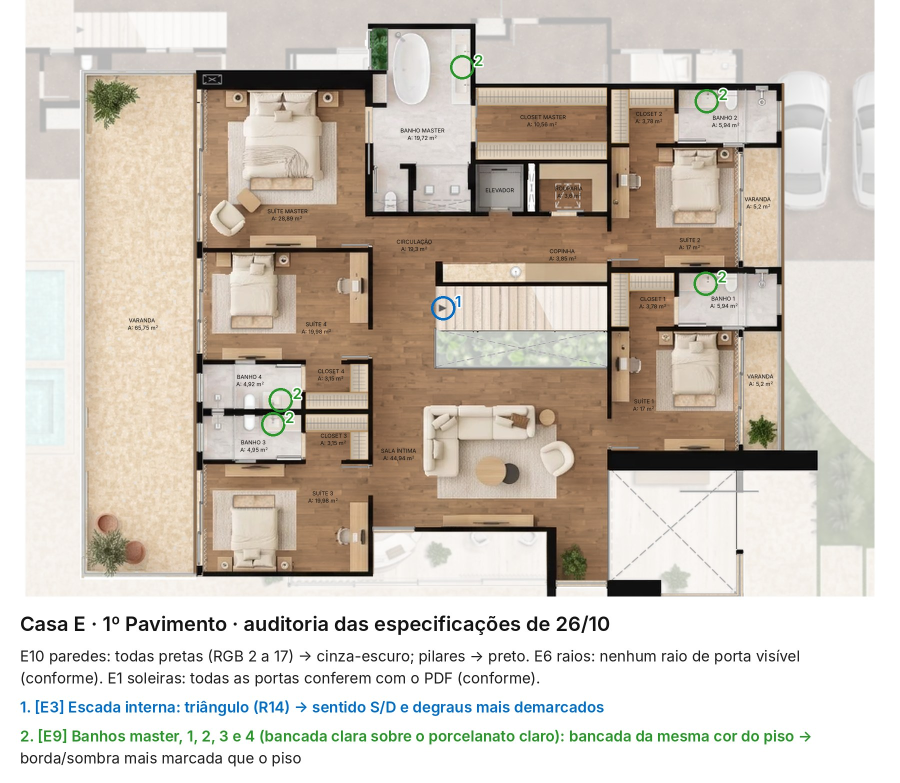
#> input picture projetos/POE642_CasaE/renders/POE642_CasaE_PH_1Pavimento_auditoria_2610.jpg, 1800 x 1565 px, given in place of POE642_CasaA_PH_Subsolo_final_rotulos.png, which was not available (shown at 1/2 size)
$ python porta_deposito_subsolo_1911.py
#> lines starting #> are read from the running program, lines starting #| are printed output that depends on the picture; after the words box and inside, x2 and y2 are one past the last pixel; in counts of white or black regions, pixels touching at a corner belong together
### projetos/POE642_CasaA/scripts/vidros_claros_1911.py
"""As esquadrias das Casas B e C Térreo no padrão das outras casas (19/11, conferência planta a planta).

Usuário: "garanta que as esquadrias tenham contorno fino preto. já os vidros e boxes, devem ser claros" e, sobre o
contorno: "é só para contornar a folha de vidro ... é só uma linha fina, não é para criar uma borda grossa". Na B Térreo
(o contorno preto marcado de 13/11) o vidro era um fio claro entre dois traços pretos e no 12K virou barra preta; na C
Térreo o caixilho era claro e o vidro preto. O usuário aprovou passar as duas para o padrão ("Sim").

Cada esquadria (as peças brancas finas do PDF, `esquadrias_pretas_1911.dados`, agrupadas) é redesenhada: a forma é a
união das peças com as frestas de até 3 px fechadas; dentro, o perfil cinza claro (1 px; 0,5 px nas peças finas) e o
vidro claro; o preto antigo em volta (lum < 60, até 3 px da forma) sai (inpaint pelo entorno); por fora, a linha preta
fina (0,5 px na final; no máximo `TRACO_12K` px no 12K). Nos 12K A e B o mesmo, pelo registro local de cada esquadria.
As folhas de madeira (tom de madeira dentro das peças) ficam como estão.

  python3 vidros_claros_1911.py B_Terreo [--sem12k] [--so i,j,...]
"""
import argparse
import contextlib
import io
import json
import sys
from pathlib import Path

import cv2
import numpy as np
from PIL import Image

Image.MAX_IMAGE_PIXELS = None
AQUI = Path(__file__).resolve().parent
sys.path.insert(0, str(AQUI))
import esquadrias_pretas_1911 as EP  # noqa: E402

PROJ = EP.PROJ
PERFIL = (186, 184, 180)          # BGR: o perfil cinza claro do caixilho
VIDRO = (225, 221, 214)           # BGR: o vidro claro (o mesmo tom das janelas das Casas A e D)
LINHA = EP.Q_["perfil"]           # (34, 34, 36): a linha fina de fora
FRESTA_PX = 3.0                   # frestas entre peças do mesmo grupo fechadas até isto (px da final)
LIMPA_PX = 3.0                    # o preto antigo sai até esta distância da forma (px da final)
FORA = {                          # o que não é janela e fica como está (px da final)
    "B_Terreo": [(1725, 630, 1830, 700)],          # os batentes da porta do elevador
    "C_Terreo": [(1740, 815, 1800, 905)],           # os batentes da porta do elevador
}


# [11 lines left out: function madeira, not called in this run]


def redesenhar(img, g, escala=1.0, origem=(0.0, 0.0), traco=0.5, inpaint=True):
    """A esquadria `g` (peças em px da final) redesenhada em `img` (BGR, grade = (px da final - origem) * escala)."""
    x0, y0, x1, y1 = EP.caixa(g)
    m = int(np.ceil((LIMPA_PX + 2) * escala)) + 2
    P = lambda v, o: (v - o) * escala
    X0, Y0 = max(int(P(x0, origem[0])) - m, 0), max(int(P(y0, origem[1])) - m, 0)
    X1, Y1 = min(int(np.ceil(P(x1, origem[0]))) + m, img.shape[1]), min(int(np.ceil(P(y1, origem[1]))) + m, img.shape[0])
    if X1 <= X0 or Y1 <= Y0:
        return img
    ss = 4 if escala <= 1.5 else 2
    H, W = (Y1 - Y0) * ss, (X1 - X0) * ss
    S = np.zeros((H, W), np.uint8)
    for e in g:
        a = (int(round((P(e[0], origem[0]) - X0) * ss)), int(round((P(e[1], origem[1]) - Y0) * ss)))
        b = (int(round((P(e[2], origem[0]) - X0) * ss)) - 1, int(round((P(e[3], origem[1]) - Y0) * ss)) - 1)
        cv2.rectangle(S, a, b, 255, -1)
    k = max(1, int(round(FRESTA_PX * escala * ss)))
    S = cv2.morphologyEx(S, cv2.MORPH_CLOSE, cv2.getStructuringElement(cv2.MORPH_RECT, (k | 1, k | 1)))
    esp = min(x1 - x0, y1 - y0)
    fw = max(1, int(round((1.0 if esp >= 4 else 0.5) * escala * ss)))
    dentro = cv2.erode(S, cv2.getStructuringElement(cv2.MORPH_RECT, (2 * fw + 1, 2 * fw + 1)))
    tb = max(1, int(round(traco * escala * ss)))
    banda = cv2.dilate(S, cv2.getStructuringElement(cv2.MORPH_RECT, (2 * tb + 1, 2 * tb + 1))) & ~S
    kl = max(1, int(round(LIMPA_PX * escala * ss)))
    perto = cv2.dilate(S, cv2.getStructuringElement(cv2.MORPH_RECT, (2 * kl + 1, 2 * kl + 1)))

    def red(x):
        return cv2.resize(x.astype(np.float32) / 255, (X1 - X0, Y1 - Y0), interpolation=cv2.INTER_AREA)
    cS, cIn, cB, cP = red(S), red(dentro), red(banda), red(perto)
    reg = img[Y0:Y1, X0:X1].copy()
    if inpaint:
        lum = reg.astype(np.float32).mean(2)
        preto = ((lum < 60) & (cP > 0.3) & (cS < 0.5)).astype(np.uint8)
        if preto.any():
            preto = cv2.dilate(preto, np.ones((3, 3), np.uint8))
            reg = cv2.inpaint(reg, preto, max(2, int(round(1.5 * escala))), cv2.INPAINT_TELEA)
    out = reg.astype(np.float32)
    cF = np.clip(cS - cIn, 0, 1)
    out = out * (1 - cS[..., None]) + np.float32(PERFIL) * cF[..., None] + np.float32(VIDRO) * cIn[..., None]
    a = np.clip(cB * EP.Q_["forca"], 0, 1)[..., None]
    out = out * (1 - a) + np.float32(LINHA) * a
    img[Y0:Y1, X0:X1] = np.clip(np.round(out), 0, 255).astype(np.uint8)
    return img


# [109 lines left out: functions grupos, forma, doze_k, aplicar, not called in this run]


# [7 lines that do not run on import are left out]

### projetos/POE642_CasaA/scripts/esquadrias_pretas_1911.py
"""As esquadrias com o contorno fino preto em todas as plantas; os vidros e os boxes claros (19/11).

Usuário: "faça uma conferência em todas as plantas e garanta que as esquadrias tenham contorno fino preto. já os vidros
e boxes, devem ser claros."

O padrão é o do Térreo da Casa B (`regras_terreo_casab_1311.esquadrias`, "FAÇA APENAS O CONTORNO DA ESQUADRIA EM
PRETO"): o traço de 0,5 px no cinza quase preto (34, 34, 36), só o contorno, com o vidro claro por dentro. Aqui ele vale
para as 12 plantas, pelas peças do PDF de cada uma:
- as esquadrias: as peças brancas finas da ARQ_PAREDE (até `esp_max_pt` de espessura: os vidros, as folhas e os
  caixilhos das janelas e das portas de vidro), agrupadas por vizinhança; o grupo entra se uma das pontas encosta na
  parede do PDF (o vão de uma parede: fica de fora o que não é esquadria, como guarda-corpos soltos e bordas);
- o contorno de cada peça (o retângulo dela) é pintado onde a final mostra o vidro, o alumínio ou o fio cinza claro
  (neutros claros), fora a parede; a madeira das portas, o bronze dos brises e os pisos coloridos não mudam;
- ficam de fora: os vãos das portas dos quartos (o padrão de 14/11, a madeira por fora e o vidro claro com o fio cinza,
  `esquadrias_quartos.vaos_pdf`), as folhas de vidro das varandas da Casa B (`pedidos_terreo_casab_1211.FOLHAS_TB`), a
  água das piscinas e o que já está preto;
- os boxes ficam no vidro claro (estão na camada das louças, não entram) e os vidros não escurecem (só o contorno).
No 12K A e B de cada planta, o mesmo contorno nítido, na escala dele (`doze_k.json` refinado por ECC, como em
`piscinas_sobrias_1911.registro_12k`), onde a final o aceitou.

  python3 esquadrias_pretas_1911.py --auditar           # a conta por planta, sem gravar
  python3 esquadrias_pretas_1911.py --antes_depois A_Terreo
  python3 esquadrias_pretas_1911.py [planta ...]        # grava finais e 12K
"""
import argparse
import contextlib
import io
import json
import subprocess
import sys
from pathlib import Path

import cv2
import numpy as np
from PIL import Image

Image.MAX_IMAGE_PIXELS = None
AQUI = Path(__file__).resolve().parent
PROJ = AQUI.parents[1]
sys.path.insert(0, str(AQUI))

ANTES = "247b659"          # o último commit antes desta rodada
R = "renders"
PLANTAS = {
    "A_Subsolo": ["POE642_CasaA/renders/POE642_CasaA_PH_Subsolo_final_rotulos.png",
                  "POE642_CasaA/renders/POE642_CasaA_PH_Subsolo_final_rotulos_manuscrita.png"],
    "A_Terreo": ["POE642_CasaA/renders/POE642_CasaA_PH_Terreo_final_rotulos.png"],
    "A_1Pavimento": ["POE642_CasaA/renders/POE642_CasaA_PH_1Pavimento_v7_final_rotulos.png"],
    "B_Subsolo": ["POE642_CasaB/renders/POE642_CasaB_PH_Subsolo_final_rotulos.png"],
    "B_Terreo": ["POE642_CasaB/renders/POE642_CasaB_PH_Terreo_final_rotulos.png"],
    "C_Subsolo": ["POE642_CasaC/renders/POE642_CasaC_PH_Subsolo_final_rotulos.png"],
    "C_Terreo": ["POE642_CasaC/renders/POE642_CasaC_PH_Terreo_final_rotulos.png"],
    "D_Subsolo": ["POE642_CasaD/renders/POE642_CasaD_PH_Subsolo_final_rotulos.png",
                  "POE642_CasaD/renders/POE642_CasaD_PH_Subsolo_final_rotulos_B.png"],
    "D_Terreo": ["POE642_CasaD/renders/POE642_CasaD_PH_Terreo_final_rotulos.png",
                 "POE642_CasaD/renders/POE642_CasaD_PH_Terreo_final_rotulos_B.png"],
    "E_Subsolo": ["POE642_CasaE/renders/POE642_CasaE_PH_Subsolo_v1_final.png"],
    "E_Terreo": ["POE642_CasaE/renders/POE642_CasaE_PH_Terreo_v1_final.png"],
    "E_1Pavimento": ["POE642_CasaE/renders/POE642_CasaE_PH_1Pavimento_v1_final.png"],
}
Q_ = {"perfil": (34, 34, 36), "traco_px": 0.5, "ss": 8, "forca": 1.6, "esp_max_pt": 3.4, "comp_min_pt": 8.0,
      "junta_px": 2.0, "ponta_px": 4, "parede_min": 0.25, "croma_max": 20, "lum_min": 100, "agua_px": 8,
      "quarto_folga_px": 4, "grupo_min_px": 12, "caixas_claras": False}
# por planta: as zonas a deixar de fora (px da final) e o bronze aceito (a Casa E, Subsolo: as esquadrias no bronze de
# 18/11, com o contorno bronze escuro; o contorno passa a preto, o bronze fica por dentro)
ELEV_A = (2238, 1112, 2300, 1215)                     # o elevador da Casa A (mesmo lugar nos 3 pavimentos)
EXTRA = {
    "A_Subsolo": {"fora": [ELEV_A]},
    # o elevador, as linhas da bancada da churrasqueira (sem desenho na final) e o box do banho varanda
    "A_Terreo": {"fora": [ELEV_A, (1925, 1265, 2010, 1300), (1598, 1535, 1665, 1560)]},
    # o elevador, o vão com o X junto à escada e as portas das suítes no padrão (bronze por fora, vidro claro por
    # dentro: `revisao_casaa_2910.VAOS_SUITES_TA`, em pt do PDF)
    "A_1Pavimento": {"fora": [ELEV_A, (2240, 370, 2340, 430)],
                     "fora_pt": [(1385, 557, 1410, 788), (1385, 1177, 1410, 1370), (1147, 1395, 1172, 1773),
                                 (2286, 1492, 2312, 1694)]},
    "B_Subsolo": {"fora": [(1785, 630, 1835, 700),                          # o elevador
                           (1225, 605, 1300, 622),                          # a folha de madeira da porta do BH sauna
                           (1445, 380, 1515, 394)]},                        # o box do BH serviço
    # o elevador e os boxes (a ducha em T junto à sauna e o box do vestiário)
    "D_Subsolo": {"fora": [(1420, 1225, 1490, 1340), (1195, 1655, 1265, 1685), (945, 1650, 1030, 1720)]},
    "D_Terreo": {"fora": [(1420, 1225, 1485, 1335), (2046, 1538, 2057, 1602), (2449, 1210, 2518, 1221),
                          (2368, 764, 2444, 775)]},                        # o elevador
    # o bronze das esquadrias (V 139) não é madeira; as portas do elevador ficam (a cabine da biblioteca)
    "E_Subsolo": {"madeira_vmin": 150, "fora": [(1935, 780, 2085, 835)]},
    "E_Terreo": {"fora": [(1940, 790, 2065, 840),                           # o elevador
                          (2386, 832, 2449, 841), (2293, 1210, 2362, 1220), (2390, 619, 2442, 629)]},  # folhas de madeira
    # as portas das suítes nas duas fachadas (o padrão de 14/11: ripado de nogueira por fora, vidro claro por dentro)
    "E_1Pavimento": {"fora": [(1390, 580, 1425, 1480), (2470, 580, 2590, 1160), (1940, 790, 2065, 840),
                              (2348, 1031, 2417, 1042), (1553, 1115, 1617, 1126), (1747, 712, 1758, 776)]},
}
# as plantas que já estavam no padrão (o contorno preto fino de `regras_terreo_casab_1311.esquadrias`, com as exceções
# aprovadas pelo usuário): ficam como estão
JA_NO_PADRAO = ("B_Terreo", "C_Subsolo", "C_Terreo")


# [40 lines left out: functions quadro, elementos, grupos, not called in this run]


def caixa(g):
    return min(e[0] for e in g), min(e[1] for e in g), max(e[2] for e in g), max(e[3] for e in g)


def paredes_pdf(Q):
    return Q.preencher(lambda d: d.get("layer") in ("ARQ_PAREDE", "EST_PILAR") and d.get("fill")
                       and max(d["fill"]) < 0.6, ss=2) > 0.3


# [210 lines left out: functions no_vao, fora_zonas, agua, dados, alfa, aceita and 7 more, not called in this run]


def git_img(rel, rev=ANTES):
    dado = subprocess.run(["git", "show", f"{rev}:projetos/{rel}"], cwd=PROJ, capture_output=True, check=True).stdout
    return cv2.imdecode(np.frombuffer(dado, np.uint8), cv2.IMREAD_COLOR)


def registro_12k(pr, cinza12, dz, box):
    import piscinas_sobrias_1911 as PS
    return PS.registro_12k(pr, cinza12, dz, box)


# [79 lines left out: functions doze_k, folha_12k, not called in this run]


TRACO_12K = 1.8   # px do 12K: a linha fina (19/11: "é só uma linha fina, não é para criar uma borda grossa"); nos
                  # Subsolos (12K a 7-10x da final) o 0,5 px da final virava 3,5-5 px


# [110 lines left out: functions doze_k_local, antes_depois, visao, not called in this run]


# a conferência planta a planta (19/11): as esquadrias que a final desenha maiores que a peça do PDF (a moldura clara do
# render em volta do vidro) e que por isso ficaram sem o contorno; cada uma pela caixa da moldura (px da final)
EXTRAS = {
    "A_Terreo": [(1885, 359, 1946, 372),           # a janela da sala de estar, na parede de cima
                 (2268, 350, 2333, 356)],          # a janela do lavabo, sob a claraboia
    "A_1Pavimento": [(1539, 1458, 1575, 1466), (1624, 1458, 1643, 1465),   # as 2 janelas do banho master
                     (2533.5, 1126.5, 2545.5, 1174.3)],                    # a janela lateral do banho 1 (a folha, sem a soleira)
}
EXTRAS_FEITAS = {"A_Terreo": 2, "A_1Pavimento": 3}                    # quantas já foram aplicadas (rodar de novo aplica só as novas)


# o contorno que a conferência de 19/11 tirou (falsos positivos da primeira passada): (x0, y0, x1, y1) em px da final;
# a área volta à final de `ANTES` (sem o contorno), na final, nas variantes, na prancha e nos 12K A e B
DESFAZER = {
    "B_Subsolo": [(1228, 607, 1300, 621),       # a folha de madeira da porta do BH sauna (aberta, junto à parede)
                  (1447, 383, 1513, 391)],      # o box do BH serviço (o vidro de correr entre a circulação e o chuveiro)
    "D_Terreo": [(2046, 1538, 2057, 1602),      # as folhas de madeira de 3 portas (a do lavabo e mais duas), como as
                 (2449, 1210, 2518, 1221),      # outras folhas da casa, sem contorno
                 (2368, 764, 2444, 775)],
    "E_Terreo": [(2386, 832, 2449, 841),        # as folhas de madeira de 3 portas, como as outras folhas da casa
                 (2293, 1210, 2362, 1220),
                 (2390, 619, 2442, 629)],
    "E_1Pavimento": [(2348, 1031, 2417, 1042),  # as folhas de madeira de 3 portas, como as outras folhas da casa
                     (1553, 1115, 1617, 1126),
                     (1747, 712, 1758, 776)],
}


# [105 lines left out: functions desfazer, aplicar_extras, main, not called in this run]


# [2 lines that do not run on import are left out]

### projetos/POE642_CasaA/scripts/porta_deposito_subsolo_1911.py
"""A folha de correr da porta do DEPÓSITO da Casa A Subsolo, quina a quina com a parede (19/11, o usuário: "olhando do
alto a porta do depósito, parece que ela está fora da quina a quina com a parede. o contorno deixou dois lados extremos
claros").

A folha (no render, uma barra clara com as pontas arredondadas, 1346-1399, meio px acima da face da parede) passa a
retângulo de 1346 (a face do bloco da parede) a 1399, com a borda de baixo na face da parede (y = 1024): vidro claro,
perfil cinza e a linha fina em volta da folha toda (sem as pontas claras de fora). Final (e a manuscrita), prancha e 12K.
"""
import sys
from pathlib import Path

import cv2
import numpy as np

sys.path.insert(0, str(Path(__file__).resolve().parent))
import esquadrias_pretas_1911 as EP  # noqa: E402
import vidros_claros_1911 as VC  # noqa: E402

PLANTA = "A_Subsolo"
FOLHA = [(1346.0, 1021.5, 1399.0, 1024.0)]
VELHA = (1346.0, 1020.0, 1402.0, 1027.0)          # a folha antiga com o contorno e as pontas (px da final)


def folha(img, g, escala=1.0, origem=(0.0, 0.0), traco=0.5, inpaint=True):
    a0, b0 = int((VELHA[0] - origem[0]) * escala), int((VELHA[1] - origem[1]) * escala)
    a1, b1 = int(np.ceil((VELHA[2] - origem[0]) * escala)), int(np.ceil((VELHA[3] - origem[1]) * escala))
    m = int(np.ceil(3 * escala))
    A0, B0, A1, B1 = max(a0 - m, 0), max(b0 - m, 0), min(a1 + m, img.shape[1]), min(b1 + m, img.shape[0])
    reg = img[B0:B1, A0:A1].copy()
    lum = reg.astype(np.float32).mean(2)
    cor = reg.astype(np.float32).max(2) - reg.astype(np.float32).min(2)
    parede = (lum > 60) & (lum < 105) & (cor < 18)
    mask = np.zeros(lum.shape, np.uint8)
    mask[b0 - B0:b1 - B0, a0 - A0:a1 - A0] = 1          # a folha antiga inteira (à direita da face do bloco)
    img[B0:B1, A0:A1] = cv2.inpaint(reg, mask, max(2, int(round(1.5 * escala))), cv2.INPAINT_TELEA)
    return VC.redesenhar_base(img, FOLHA, escala=escala, origem=origem, traco=traco, inpaint=False)


def main():
    c, pav = PLANTA.split("_")
    VC.redesenhar_base = VC.redesenhar
    antes = cv2.imread(str(EP.PROJ / EP.PLANTAS[PLANTA][0]))
#> antes is the input picture: shape (1565, 1800, 3); mean B, G, R 186.2, 196.9, 205.9
    for f in EP.PLANTAS[PLANTA]:
        im = cv2.imread(str(EP.PROJ / f))
        im = folha(im, FOLHA)
#> after the loop in redesenhar, `for e in g:`:
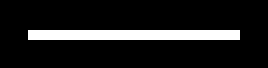
#> S: shape (68, 268); 11.6% white; 1 white region, box (x1, y1, x2, y2) and area: (28, 30, 240, 40) 2120
#> in redesenhar, `cS, cIn, cB, cP = red(S), red(dentro), red(banda), red(perto)`:
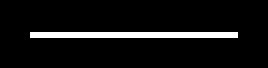
#> dentro: shape (68, 268); 6.8% white; 1 white region, box (x1, y1, x2, y2) and area: (30, 32, 238, 38) 1248
#> in redesenhar, `cS, cIn, cB, cP = red(S), red(dentro), red(banda), red(perto)`:
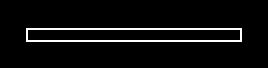
#> banda: shape (68, 268); 5% white in thin lines or dots, all inside (x1, y1, x2, y2) = (26, 28, 242, 42)
#> in redesenhar, `cS, cIn, cB, cP = red(S), red(dentro), red(banda), red(perto)`:
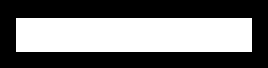
#> perto: shape (68, 268); 44% white; 1 white region, box (x1, y1, x2, y2) and area: (16, 18, 252, 52) 8024
#> in redesenhar, `img[Y0:Y1, X0:X1] = np.clip(np.round(out), 0, 255).astype(np.uint8)`: img: shape (1565, 1800, 3); mean B, G, R 186.1, 196.9, 205.9
        cv2.imwrite(str(EP.PROJ / f), im)
        if f == EP.PLANTAS[PLANTA][0]:
            novo = im
    pf = EP.PROJ / f"POE642_Casa{c}/entrega/POE642_Casa{c}_PH_{pav}_entrega.png"
    pr = cv2.imread(str(pf))
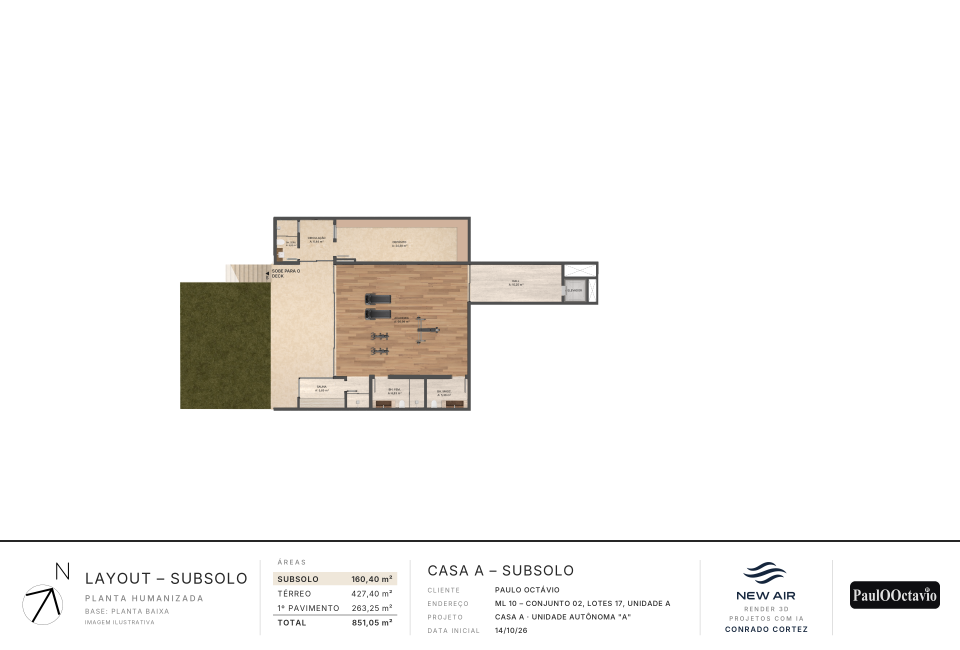
#> input picture projetos/POE642_CasaA/entrega/POE642_CasaA_PH_Subsolo_entrega.png, 3840 x 2600 px (shown at 1/4 size)
#> pr is the input picture: shape (2600, 3840, 3); mean B, G, R 240.8, 243, 244.6
#> (the run stopped early here; a loop or call above may not have finished)
